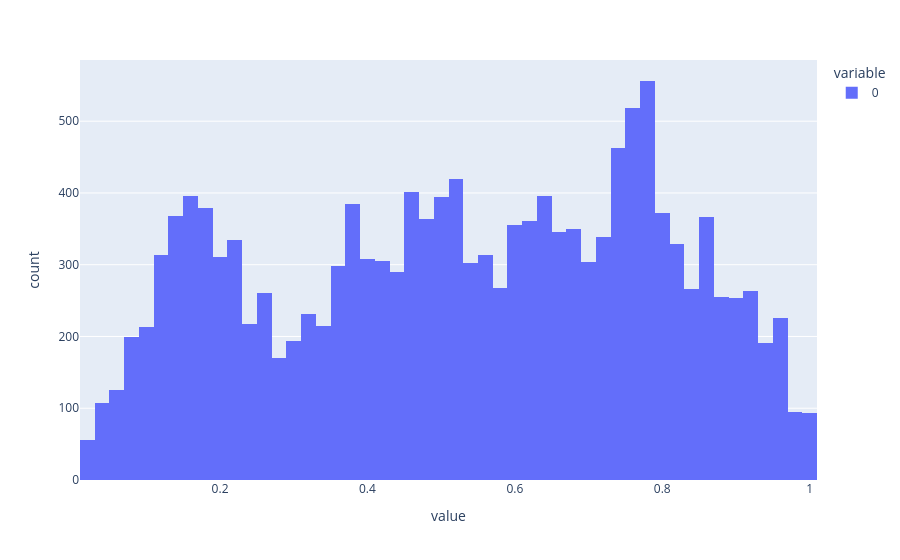

Write notebook code for a chart like this one.
### Code cell
px.histogram(fall_records_df["xmax"] / fall_records_df["frame_width"])

### Figure 1 — Plotly figure (JSON) as saved in the notebook; plotly's stock layout.template omitted (floating-point values rounded to 4 significant figures; data arrays with more than 128 entries replaced by an {"elided": "..."} marker saying what was removed)
{"data": [{"alignmentgroup": "True", "bingroup": "x", "hovertemplate": "variable=0<br>value=%{x}<br>count=%{y}<extra></extra>", "legendgroup": "0", "marker": {"color": "#636efa", "pattern": {"shape": ""}}, "name": "0", "offsetgroup": "0", "orientation": "v", "showlegend": true, "type": "histogram", "x": {"elided": "14837 float values"}, "xaxis": "x", "yaxis": "y"}], "layout": {"autosize": true, "barmode": "relative", "legend": {"title": {"text": "variable"}, "tracegroupgap": 0}, "margin": {"t": 60}, "xaxis": {"anchor": "y", "autorange": true, "domain": [0, 1], "range": [0.01, 1.01], "title": {"text": "value"}, "type": "linear"}, "yaxis": {"anchor": "x", "autorange": true, "domain": [0, 1], "range": [0, 585.3], "title": {"text": "count"}}}}
